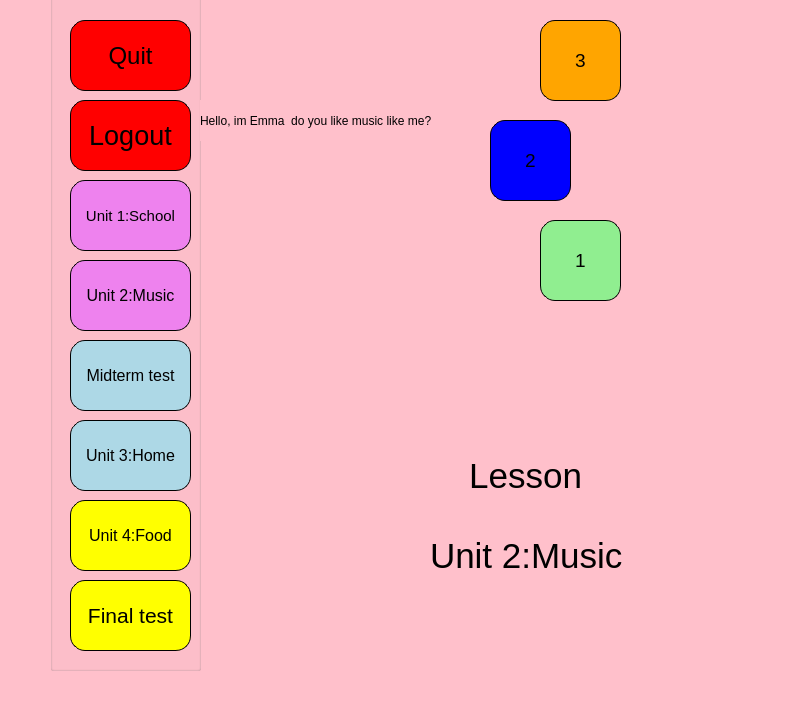
<?xml version="1.0" encoding="UTF-8"?>
<ui version="4.0">
 <class>MainWindow</class>
 <widget class="QMainWindow" name="MainWindow">
  <property name="geometry">
   <rect>
    <x>0</x>
    <y>0</y>
    <width>785</width>
    <height>722</height>
   </rect>
  </property>
  <property name="windowTitle">
   <string>MainWindow</string>
  </property>
  <property name="styleSheet">
   <string notr="true">background-color:pink</string>
  </property>
  <widget class="QWidget" name="centralwidget">
   <widget class="QGroupBox" name="groupBox">
    <property name="geometry">
     <rect>
      <x>50</x>
      <y>-80</y>
      <width>151</width>
      <height>751</height>
     </rect>
    </property>
    <property name="title">
     <string/>
    </property>
    <widget class="QPushButton" name="quit">
     <property name="geometry">
      <rect>
       <x>20</x>
       <y>100</y>
       <width>121</width>
       <height>71</height>
      </rect>
     </property>
     <property name="font">
      <font>
       <pointsize>18</pointsize>
      </font>
     </property>
     <property name="styleSheet">
      <string notr="true">    border-radius: 15px;
    border: 1px solid black;
    padding: 5px;
    background-color: red;</string>
     </property>
     <property name="text">
      <string>Quit</string>
     </property>
    </widget>
    <widget class="QPushButton" name="logout">
     <property name="geometry">
      <rect>
       <x>20</x>
       <y>180</y>
       <width>121</width>
       <height>71</height>
      </rect>
     </property>
     <property name="font">
      <font>
       <pointsize>20</pointsize>
      </font>
     </property>
     <property name="styleSheet">
      <string notr="true">    border-radius: 15px;
    border: 1px solid black;
    padding: 5px;
    background-color: red;</string>
     </property>
     <property name="text">
      <string>Logout</string>
     </property>
    </widget>
    <widget class="QPushButton" name="U1">
     <property name="geometry">
      <rect>
       <x>20</x>
       <y>260</y>
       <width>121</width>
       <height>71</height>
      </rect>
     </property>
     <property name="font">
      <font>
       <pointsize>11</pointsize>
      </font>
     </property>
     <property name="styleSheet">
      <string notr="true">    border-radius: 15px;
    border: 1px solid black;
    padding: 5px;
    background-color: violet;</string>
     </property>
     <property name="text">
      <string>Unit 1:School</string>
     </property>
    </widget>
    <widget class="QPushButton" name="pushButton_11">
     <property name="geometry">
      <rect>
       <x>20</x>
       <y>340</y>
       <width>121</width>
       <height>71</height>
      </rect>
     </property>
     <property name="font">
      <font>
       <pointsize>12</pointsize>
      </font>
     </property>
     <property name="styleSheet">
      <string notr="true">    border-radius: 15px;
    border: 1px solid black;
    padding: 5px;
    background-color: violet;</string>
     </property>
     <property name="text">
      <string>Unit 2:Music</string>
     </property>
    </widget>
    <widget class="QPushButton" name="U3">
     <property name="geometry">
      <rect>
       <x>20</x>
       <y>500</y>
       <width>121</width>
       <height>71</height>
      </rect>
     </property>
     <property name="font">
      <font>
       <pointsize>12</pointsize>
      </font>
     </property>
     <property name="styleSheet">
      <string notr="true">    border-radius: 15px;
    border: 1px solid black;
    padding: 5px;
    background-color: lightblue;</string>
     </property>
     <property name="text">
      <string>Unit 3:Home</string>
     </property>
    </widget>
    <widget class="QPushButton" name="U4">
     <property name="geometry">
      <rect>
       <x>20</x>
       <y>580</y>
       <width>121</width>
       <height>71</height>
      </rect>
     </property>
     <property name="font">
      <font>
       <pointsize>12</pointsize>
      </font>
     </property>
     <property name="styleSheet">
      <string notr="true">    border-radius: 15px;
    border: 1px solid black;
    padding: 5px;
    background-color: yellow;</string>
     </property>
     <property name="text">
      <string>Unit 4:Food</string>
     </property>
    </widget>
    <widget class="QPushButton" name="FinalTest">
     <property name="geometry">
      <rect>
       <x>20</x>
       <y>660</y>
       <width>121</width>
       <height>71</height>
      </rect>
     </property>
     <property name="font">
      <font>
       <pointsize>16</pointsize>
      </font>
     </property>
     <property name="styleSheet">
      <string notr="true">    border-radius: 15px;
    border: 1px solid black;
    padding: 5px;
    background-color: yellow;</string>
     </property>
     <property name="text">
      <string>Final test</string>
     </property>
    </widget>
    <widget class="QPushButton" name="midtest">
     <property name="geometry">
      <rect>
       <x>20</x>
       <y>420</y>
       <width>121</width>
       <height>71</height>
      </rect>
     </property>
     <property name="font">
      <font>
       <pointsize>12</pointsize>
      </font>
     </property>
     <property name="styleSheet">
      <string notr="true">    border-radius: 15px;
    border: 1px solid black;
    padding: 5px;
    background-color: lightblue;</string>
     </property>
     <property name="text">
      <string>Midterm test</string>
     </property>
    </widget>
   </widget>
   <widget class="QLabel" name="label_3">
    <property name="geometry">
     <rect>
      <x>200</x>
      <y>100</y>
      <width>291</width>
      <height>41</height>
     </rect>
    </property>
    <property name="font">
     <font>
      <pointsize>9</pointsize>
     </font>
    </property>
    <property name="text">
     <string>Hello, im Emma  do you like music like me?</string>
    </property>
   </widget>
   <widget class="QLabel" name="label">
    <property name="geometry">
     <rect>
      <x>440</x>
      <y>430</y>
      <width>221</width>
      <height>91</height>
     </rect>
    </property>
    <property name="font">
     <font>
      <pointsize>26</pointsize>
     </font>
    </property>
    <property name="text">
     <string>   Lesson</string>
    </property>
   </widget>
   <widget class="QPushButton" name="les2">
    <property name="geometry">
     <rect>
      <x>540</x>
      <y>220</y>
      <width>81</width>
      <height>81</height>
     </rect>
    </property>
    <property name="font">
     <font>
      <pointsize>14</pointsize>
     </font>
    </property>
    <property name="styleSheet">
     <string notr="true">    border-radius: 15px;
    border: 1px solid black;
    padding: 5px;
    background-color: lightgreen;</string>
    </property>
    <property name="text">
     <string>1</string>
    </property>
   </widget>
   <widget class="QPushButton" name="les5">
    <property name="geometry">
     <rect>
      <x>540</x>
      <y>20</y>
      <width>81</width>
      <height>81</height>
     </rect>
    </property>
    <property name="font">
     <font>
      <pointsize>14</pointsize>
     </font>
    </property>
    <property name="styleSheet">
     <string notr="true">    border-radius: 15px;
    border: 1px solid black;
    padding: 5px;
    background-color: orange;</string>
    </property>
    <property name="text">
     <string>3</string>
    </property>
   </widget>
   <widget class="QLabel" name="label_2">
    <property name="geometry">
     <rect>
      <x>280</x>
      <y>150</y>
      <width>121</width>
      <height>241</height>
     </rect>
    </property>
    <property name="text">
     <string/>
    </property>
    <property name="pixmap">
     <pixmap>../PTI picture SPCK/Girl.png</pixmap>
    </property>
    <property name="scaledContents">
     <bool>true</bool>
    </property>
   </widget>
   <widget class="QPushButton" name="les4">
    <property name="geometry">
     <rect>
      <x>490</x>
      <y>120</y>
      <width>81</width>
      <height>81</height>
     </rect>
    </property>
    <property name="font">
     <font>
      <pointsize>14</pointsize>
     </font>
    </property>
    <property name="styleSheet">
     <string notr="true">    border-radius: 15px;
    border: 1px solid black;
    padding: 5px;
    background-color: blue;</string>
    </property>
    <property name="text">
     <string>2</string>
    </property>
   </widget>
   <widget class="QLabel" name="label_4">
    <property name="geometry">
     <rect>
      <x>430</x>
      <y>510</y>
      <width>261</width>
      <height>91</height>
     </rect>
    </property>
    <property name="font">
     <font>
      <pointsize>26</pointsize>
     </font>
    </property>
    <property name="text">
     <string>Unit 2:Music</string>
    </property>
   </widget>
  </widget>
  <widget class="QMenuBar" name="menubar">
   <property name="geometry">
    <rect>
     <x>0</x>
     <y>0</y>
     <width>785</width>
     <height>26</height>
    </rect>
   </property>
  </widget>
  <widget class="QStatusBar" name="statusbar"/>
 </widget>
 <resources/>
 <connections/>
</ui>
